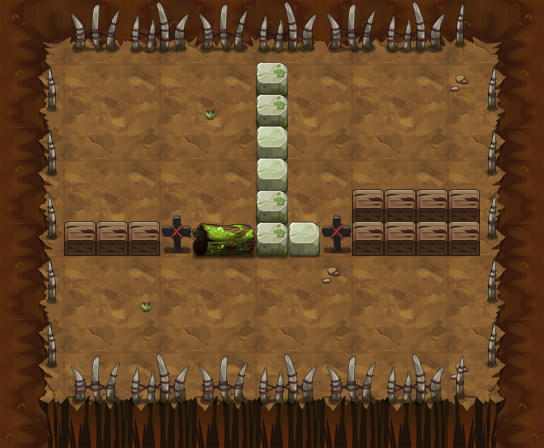

The image is a tile-based game level rendered from a .tmx file. Its description and source (layers, tilesets, objects; grid data summarised) follow:
An orthogonal 17x14 tile map with 32x32 px tiles, 12 tile layers (PASS, 块层 2, 块层 5, 块层 3, ...) and 36 objects (32x TRAP, 3x yjsb1, PLAYER).

<map version="1.0" orientation="orthogonal" width="17" height="14" tilewidth="32" tileheight="32">
 <properties>
  <property name="DESTRY1" value="25" />
  <property name="DESTRY2" value="27" />
  <property name="DESTRY_COUNT" value="2" />
  <property name="EXP" value="950" />
  <property name="ITEM" value="D035" />
  <property name="MONEY" value="1425" />
 </properties>
 <tileset firstgid="1" name="yjbl" tilewidth="32" tileheight="32">
  <image source="yjbl.png" width="450" height="600" />
 </tileset>
 <layer name="PASS" width="17" height="14">
  <data>[238 cells, 132 non-empty, 11 distinct tile ids]</data>
 </layer>
 <layer name="块层 2" width="17" height="14">
  <data>[238 cells, 238 non-empty, 31 distinct tile ids]</data>
 </layer>
 <layer name="块层 5" width="17" height="14">
  <data>[238 cells, 9 non-empty, 4 distinct tile ids]</data>
 </layer>
 <layer name="块层 3" width="17" height="14">
  <data>[238 cells, 65 non-empty, 12 distinct tile ids]</data>
 </layer>
 <layer name="块层 6" width="17" height="14">
  <data>[238 cells, 22 non-empty, 6 distinct tile ids]</data>
 </layer>
 <layer name="SHELTER 11" width="17" height="14">
  <data>[238 cells, 13 non-empty, 5 distinct tile ids]</data>
 </layer>
 <layer name="SHELTER 6" width="17" height="14">
  <data>[238 cells, 13 non-empty, 6 distinct tile ids]</data>
 </layer>
 <layer name="SHELTER 5" width="17" height="14">
  <data>[238 cells, 5 non-empty, 2 distinct tile ids]</data>
 </layer>
 <layer name="SHELTER 4" width="17" height="14">
  <data>[238 cells, 1 non-empty, 1 distinct tile ids]</data>
 </layer>
 <layer name="SHELTER 3" width="17" height="14">
  <data>[238 cells, 1 non-empty, 1 distinct tile ids]</data>
 </layer>
 <layer name="SHELTER 2" width="17" height="14">
  <data>[238 cells, 1 non-empty, 1 distinct tile ids]</data>
 </layer>
 <layer name="SHELTER 1" width="17" height="14">
  <data>[238 cells, 1 non-empty, 1 distinct tile ids]</data>
 </layer>
 <objectgroup name="对象层 1" width="17" height="14">
  <object name="PLAYER" type="PLAYER" x="128" y="64" width="32" height="32" />
  <object name="yjsb1" x="128" y="288" width="32" height="32">
   <properties>
    <property name="buff_type" value="fire_shell" />
    <property name="lua_ai" value="monster_yjsb_ai" />
    <property name="quality" value="yjsb1.quality" />
   </properties>
  </object>
  <object name="mp1" type="TRAP" x="224" y="64" width="32" height="32">
   <properties>
    <property name="trap_ani" value="mp.actor" />
    <property name="trap_floor" value="true" />
    <property name="trap_id" value="0" />
    <property name="trap_script" value="trap_moveto(&quot;PLAYER&quot;, &quot;mp1&quot;,target(&quot;mp2&quot;):getX(),target(&quot;mp2&quot;):getY() );" />
    <property name="trap_sound_id" value="1" />
    <property name="trap_start_mode" value="0" />
    <property name="trap_state" value="open" />
   </properties>
  </object>
  <object name="mp2" type="TRAP" x="288" y="192" width="32" height="32">
   <properties>
    <property name="trap_ani" value="mp.actor" />
    <property name="trap_floor" value="true" />
    <property name="trap_id" value="0" />
    <property name="trap_script" value="trap_moveto(&quot;PLAYER&quot;, &quot;mp2&quot;,target(&quot;mp1&quot;):getX(),target(&quot;mp1&quot;):getY() );" />
    <property name="trap_sound_id" value="1" />
    <property name="trap_start_mode" value="0" />
    <property name="trap_state" value="open" />
   </properties>
  </object>
  <object name="belt_right" type="TRAP" x="64" y="256" width="32" height="32">
   <properties>
    <property name="lua_ai" value="trap_belt_right_ai" />
    <property name="trap_ani" value="belt_right.actor" />
    <property name="trap_floor" value="true" />
   </properties>
  </object>
  <object name="belt_right" type="TRAP" x="96" y="256" width="32" height="32">
   <properties>
    <property name="lua_ai" value="trap_belt_right_ai" />
    <property name="trap_ani" value="belt_right.actor" />
    <property name="trap_floor" value="true" />
   </properties>
  </object>
  <object name="belt_right" type="TRAP" x="128" y="256" width="32" height="32">
   <properties>
    <property name="lua_ai" value="trap_belt_right_ai" />
    <property name="trap_ani" value="belt_right.actor" />
    <property name="trap_floor" value="true" />
   </properties>
  </object>
  <object name="belt_right" type="TRAP" x="160" y="256" width="32" height="32">
   <properties>
    <property name="lua_ai" value="trap_belt_right_ai" />
    <property name="trap_ani" value="belt_right.actor" />
    <property name="trap_floor" value="true" />
   </properties>
  </object>
  <object name="belt_right" type="TRAP" x="192" y="256" width="32" height="32">
   <properties>
    <property name="lua_ai" value="trap_belt_right_ai" />
    <property name="trap_ani" value="belt_right.actor" />
    <property name="trap_floor" value="true" />
   </properties>
  </object>
  <object name="belt_right" type="TRAP" x="224" y="256" width="32" height="32">
   <properties>
    <property name="lua_ai" value="trap_belt_right_ai" />
    <property name="trap_ani" value="belt_right.actor" />
    <property name="trap_floor" value="true" />
   </properties>
  </object>
  <object name="belt_right" type="TRAP" x="256" y="256" width="32" height="32">
   <properties>
    <property name="lua_ai" value="trap_belt_right_ai" />
    <property name="trap_ani" value="belt_right.actor" />
    <property name="trap_floor" value="true" />
   </properties>
  </object>
  <object name="belt_right" type="TRAP" x="288" y="256" width="32" height="32">
   <properties>
    <property name="lua_ai" value="trap_belt_right_ai" />
    <property name="trap_ani" value="belt_right.actor" />
    <property name="trap_floor" value="true" />
   </properties>
  </object>
  <object name="belt_right" type="TRAP" x="320" y="256" width="32" height="32">
   <properties>
    <property name="lua_ai" value="trap_belt_right_ai" />
    <property name="trap_ani" value="belt_right.actor" />
    <property name="trap_floor" value="true" />
   </properties>
  </object>
  <object name="belt_right" type="TRAP" x="352" y="256" width="32" height="32">
   <properties>
    <property name="lua_ai" value="trap_belt_right_ai" />
    <property name="trap_ani" value="belt_right.actor" />
    <property name="trap_floor" value="true" />
   </properties>
  </object>
  <object name="belt_right" type="TRAP" x="384" y="256" width="32" height="32">
   <properties>
    <property name="lua_ai" value="trap_belt_right_ai" />
    <property name="trap_ani" value="belt_right.actor" />
    <property name="trap_floor" value="true" />
   </properties>
  </object>
  <object name="belt_right" type="TRAP" x="416" y="256" width="32" height="32">
   <properties>
    <property name="lua_ai" value="trap_belt_right_ai" />
    <property name="trap_ani" value="belt_right.actor" />
    <property name="trap_floor" value="true" />
   </properties>
  </object>
  <object name="belt_right" type="TRAP" x="448" y="256" width="32" height="32">
   <properties>
    <property name="lua_ai" value="trap_belt_right_ai" />
    <property name="trap_ani" value="belt_right.actor" />
    <property name="trap_floor" value="true" />
   </properties>
  </object>
  <object name="belt_left" type="TRAP" x="64" y="320" width="32" height="32">
   <properties>
    <property name="lua_ai" value="trap_belt_left_ai" />
    <property name="trap_ani" value="belt_left.actor" />
    <property name="trap_floor" value="true" />
   </properties>
  </object>
  <object name="belt_left" type="TRAP" x="96" y="320" width="32" height="32">
   <properties>
    <property name="lua_ai" value="trap_belt_left_ai" />
    <property name="trap_ani" value="belt_left.actor" />
    <property name="trap_floor" value="true" />
   </properties>
  </object>
  </objectgroup>
</map>
<!-- 17 of 36 objects omitted -->
